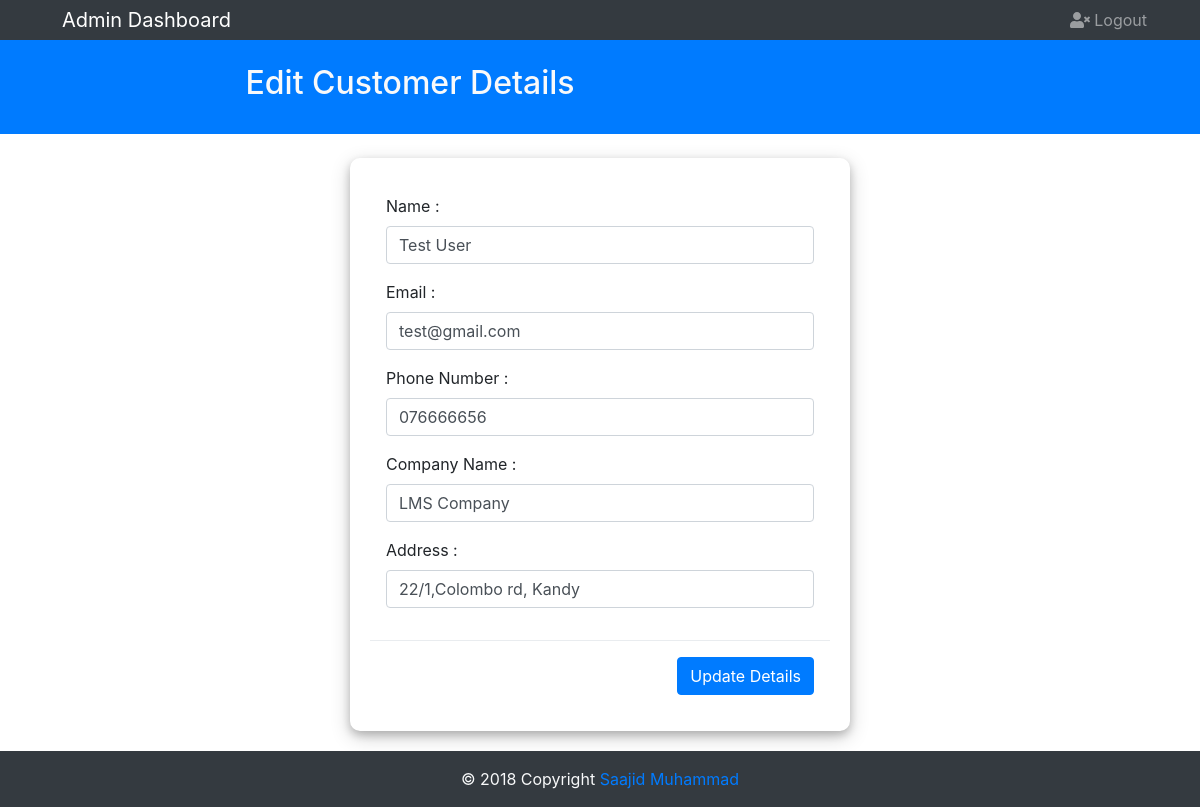
The page /edit.php?id=9 on the database its author committed.
### tables this page shows
CREATE TABLE `customers` (
  `cusId` int(11) NOT NULL,
  `cusName` varchar(55) NOT NULL,
  `cusEmail` varchar(55) NOT NULL,
  `cusNumber` varchar(55) NOT NULL,
  `cusCompanyName` varchar(55) NOT NULL,
  `cusAddress` varchar(55) NOT NULL,
  `cusDeleted` int(1) NOT NULL
);

### edit.php (the view, shortened to what this page needs)
<?php
        require('includes/database.php');
?>
 <?php
        $cusId= $_GET['id'];
        $customers = "SELECT * FROM `customers` WHERE cusId='$cusId'";
        $run_customers = mysqli_query($con,$customers);
        $row_customers = mysqli_fetch_array($run_customers);
        $cusName = $row_customers['cusName'];
        $cusEmail = $row_customers['cusEmail'];
        $cusNumber = $row_customers['cusNumber'];
        $cusCompanyName = $row_customers['cusCompanyName'];
        $cusAddress = $row_customers['cusAddress'];
 ?>
<!DOCTYPE html>
<html lang="en">
<head>
    <link rel="stylesheet" href="css/bootstrap.css">
    <link rel="stylesheet" href="css/font_awesome.css">
    <link rel="stylesheet" href="css/style.css">
</head>
<body>
        <nav class="nav navbar navbar-expand-sm navbar-dark bg-dark p-0">
            <div class="container">
                <a href="home.php" class="navbar-brand"> &nbsp;&nbsp; Admin Dashboard </a>
                    <div class="collapse navbar-collapse" id="navbarCollapse">
                        <ul class="navbar-nav ml-auto">
                            <li class="nav-item">
                                <a href="index.php" class="nav-link">
                                    <i class="fas fa-user-times"></i> Logout
                                </a>
                            </li>
                        </ul>
                    </div>
            </div>
        </nav>
        <section id="action" class="py-4 mb-4 bg-primary">
            <div class="container">
                <div class="row">
                    <div class="col-md-8">
                        <center><h2 class="font-weight-bolder text-light">Edit Customer Details</h2></center>
                    </div>
                </div>
            </div>
        </section>
        <div id="edit_user">
            <div class="modal-body">
                        <form action="" method="post">
                            <div class="form-group">
                                <label for="name">Name :</label>
                                <input type="text" class="form-control" id="name" placeholder="Enter Name" name="name" required value="<?php echo  $cusName?>">
                            </div>
                            <div class="form-group">
                                <label for="email">Email :</label>
                                <input type="email" class="form-control" id="email" placeholder="Enter E-mail" name="email" value="<?php echo  $cusEmail?>" required>
                            </div>
                            <div class="form-group">
                                <label for="phone">Phone Number :</label>
                                <input type="text" class="form-control" id="phone" placeholder="Enter Phone Number" name="phone" value="<?php echo  $cusNumber?>" required>
                            </div>
                            <div class="form-group">
                                <label for="company">Company Name :</label>
                                <input type="text" class="form-control" id="company" placeholder="Enter Company Name" name="company" value="<?php echo  $cusCompanyName?>" required>
                            </div>
                            <div class="form-group">
                                <label for="address">Address :</label>
                                <input type="text" class="form-control" id="address" placeholder="Enter Address" name="address" value="<?php echo  $cusAddress?>" required>
                            </div>
                    </div>
                    <div class="modal-footer">
                        <input type="submit" value="Update Details" name="update" class="btn btn-primary">
                    </div>
                    </div>
                    <footer class="page-footer font-small bg-dark" style="margin-top:20px;">
                    <div class="footer-copyright text-center py-3 text-light">© 2018 Copyright
                        <a href="https://www.linkedin.com/in/saajid-muhammad-b6147b13b/"> Saajid Muhammad</a>
                    </div>
                    </footer>
</body>
</html>

### css/style.css (style rules this page uses)
#edit_user { border-radius: 10px; padding:20px; max-width: 500px; margin: auto; box-shadow: 0 4px 8px 0 rgba(0, 0, 0, 0.2), 0 6px 20px 0 rgba(0, 0, 0, 0.19); }

### rows shown on the page
customers: name "Test User", email "test@gmail.com", phone "076666656", company "LMS Company", address "22/1,Colombo rd, Kandy"
